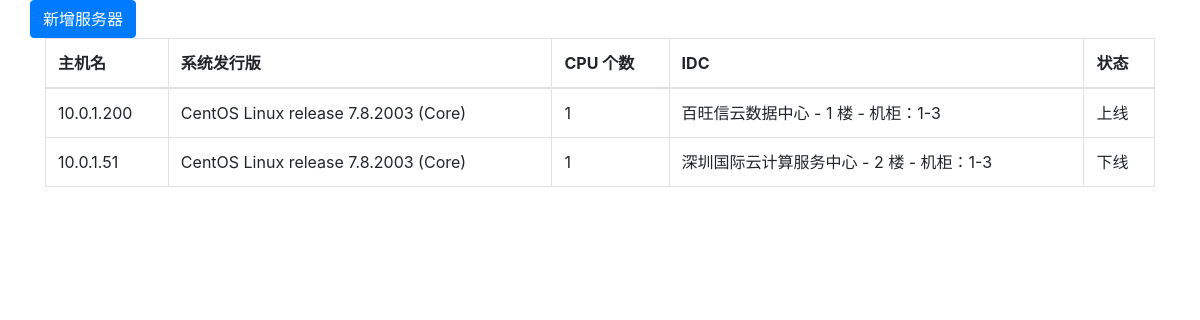
The app's page /web/index/ with its own data.
### api/models.py (models this page shows, shortened)
class Server(models.Model):
    status_choice = (
        (1, '上线'),
        (2, '下线'),
    )
    status = models.SmallIntegerField(verbose_name='状态', choices=status_choice, default=2)
    idc = models.ForeignKey(verbose_name='机房', to='IDC', null=True, on_delete=models.SET_NULL)
    cabinet_num = models.CharField(verbose_name='机柜号', max_length=32, null=True, blank=True)
    cabinet_order = models.CharField(verbose_name='机柜中序号', max_length=32, null=True, blank=True)
    hostname = models.CharField(verbose_name='主机名', unique=True, max_length=32)
    last_update_date = models.DateField(verbose_name='最近汇报时间', null=True, blank=True)
    uname = models.CharField(verbose_name='系统类型', max_length=32, null=True, blank=True)
    version = models.CharField(verbose_name='发行版', max_length=128, null=True, blank=True)
    cpu_count = models.IntegerField(verbose_name='CPU个数', null=True, blank=True)
    kernel_version = models.CharField(verbose_name='内核版本', max_length=128, null=True, blank=True)

class IDC(models.Model):
    name = models.CharField('机房', max_length=32)
    floor = models.IntegerField('楼层', default=1)

### web/views.py (the view)
# urls.py: url(r'index/', views.index),
def index(request):
    server_list = models.Server.objects.all()
    return render(request, 'index.html', {'server_list': server_list})

### web/templates/index.html (shortened to what this page needs)
<!DOCTYPE html>
<html lang="en">
<head>
    <link href="https://cdn.bootcdn.net/ajax/libs/twitter-bootstrap/4.5.0/css/bootstrap.css" rel="stylesheet">
</head>
<body>
<div class="container">
    <div class="row">
        <a href="{% url 'create_server' %}" class="btn btn-primary">新增服务器</a>
    </div>
    <table class="table table-bordered">
        <thead>
        <tr>
            <th>主机名</th>
            <th>系统发行版</th>
            <th>CPU 个数</th>
            <th>IDC</th>
            <th>状态</th>
        </tr>
        </thead>
        <tbody>
        {% for row in server_list %}
            <tr>
            <td>{{ row.hostname }}</td>
            <td>{{ row.version }}</td>
            <td>{{ row.cpu_count }}</td>
            <td>{{ row.idc.name }} - {{ row.idc.floor }} 楼 - 机柜：{{ row.cabinet_num }}-{{ row.cabinet_order }} </td>
            <td> {{ row.get_status_display }} </td>
        {% endfor %}
        </tbody>
    </table>
</div>
</body>
</html>

### records on screen
Server: hostname "10.0.1.200", version "CentOS Linux release 7.8.2003 (Core)", cpu_count "1", idc.name "百旺信云数据中心", idc.floor "1", cabinet_num "1", cabinet_order "3", status "上线"
Server: hostname "10.0.1.51", version "CentOS Linux release 7.8.2003 (Core)", cpu_count "1", idc.name "深圳国际云计算服务中心", idc.floor "2", cabinet_num "1", cabinet_order "3", status "下线"
